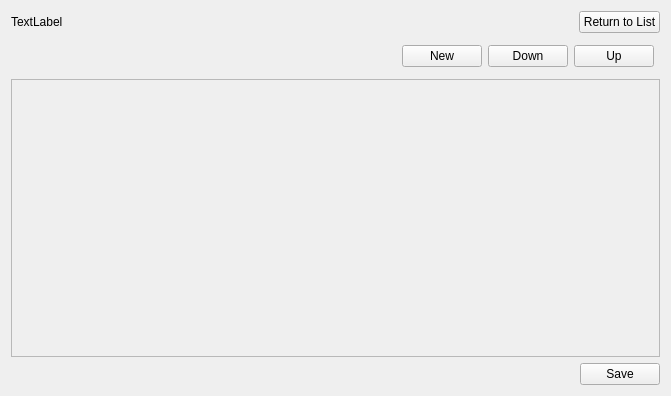
<?xml version="1.0" encoding="UTF-8"?>
<ui version="4.0">
 <class>HolidayBatchForm</class>
 <widget class="QWidget" name="HolidayBatchForm">
  <property name="geometry">
   <rect>
    <x>0</x>
    <y>0</y>
    <width>671</width>
    <height>396</height>
   </rect>
  </property>
  <property name="windowTitle">
   <string>Form</string>
  </property>
  <layout class="QVBoxLayout" name="verticalLayout_2">
   <item>
    <layout class="QHBoxLayout" name="horizontalLayout">
     <item>
      <widget class="QLabel" name="lblTitle">
       <property name="text">
        <string>TextLabel</string>
       </property>
      </widget>
     </item>
     <item>
      <spacer name="horizontalSpacer">
       <property name="orientation">
        <enum>Qt::Horizontal</enum>
       </property>
       <property name="sizeHint" stdset="0">
        <size>
         <width>40</width>
         <height>20</height>
        </size>
       </property>
      </spacer>
     </item>
     <item>
      <widget class="QPushButton" name="btnReturn">
       <property name="text">
        <string>Return to List</string>
       </property>
      </widget>
     </item>
    </layout>
   </item>
   <item>
    <widget class="QWidget" name="wgRowFunc" native="true">
     <layout class="QHBoxLayout" name="horizontalLayout_4">
      <property name="leftMargin">
       <number>6</number>
      </property>
      <property name="topMargin">
       <number>6</number>
      </property>
      <property name="rightMargin">
       <number>6</number>
      </property>
      <property name="bottomMargin">
       <number>6</number>
      </property>
      <item>
       <spacer name="horizontalSpacer_3">
        <property name="orientation">
         <enum>Qt::Horizontal</enum>
        </property>
        <property name="sizeHint" stdset="0">
         <size>
          <width>40</width>
          <height>20</height>
         </size>
        </property>
       </spacer>
      </item>
      <item>
       <widget class="QPushButton" name="btnNew">
        <property name="text">
         <string>New</string>
        </property>
       </widget>
      </item>
      <item>
       <widget class="QPushButton" name="btnDown">
        <property name="text">
         <string>Down</string>
        </property>
       </widget>
      </item>
      <item>
       <widget class="QPushButton" name="btnUp">
        <property name="text">
         <string>Up</string>
        </property>
       </widget>
      </item>
     </layout>
    </widget>
   </item>
   <item>
    <layout class="QHBoxLayout" name="horizontalLayout_2">
     <item>
      <widget class="QScrollArea" name="scrollArea">
       <property name="widgetResizable">
        <bool>true</bool>
       </property>
       <widget class="QWidget" name="scrLayout">
        <property name="geometry">
         <rect>
          <x>0</x>
          <y>0</y>
          <width>649</width>
          <height>268</height>
         </rect>
        </property>
        <layout class="QVBoxLayout" name="verticalLayout_3"/>
       </widget>
      </widget>
     </item>
    </layout>
   </item>
   <item>
    <layout class="QHBoxLayout" name="horizontalLayout_3">
     <item>
      <spacer name="horizontalSpacer_2">
       <property name="orientation">
        <enum>Qt::Horizontal</enum>
       </property>
       <property name="sizeHint" stdset="0">
        <size>
         <width>40</width>
         <height>20</height>
        </size>
       </property>
      </spacer>
     </item>
     <item>
      <widget class="QPushButton" name="btnSave">
       <property name="text">
        <string>Save</string>
       </property>
      </widget>
     </item>
    </layout>
   </item>
  </layout>
 </widget>
 <resources/>
 <connections/>
</ui>
